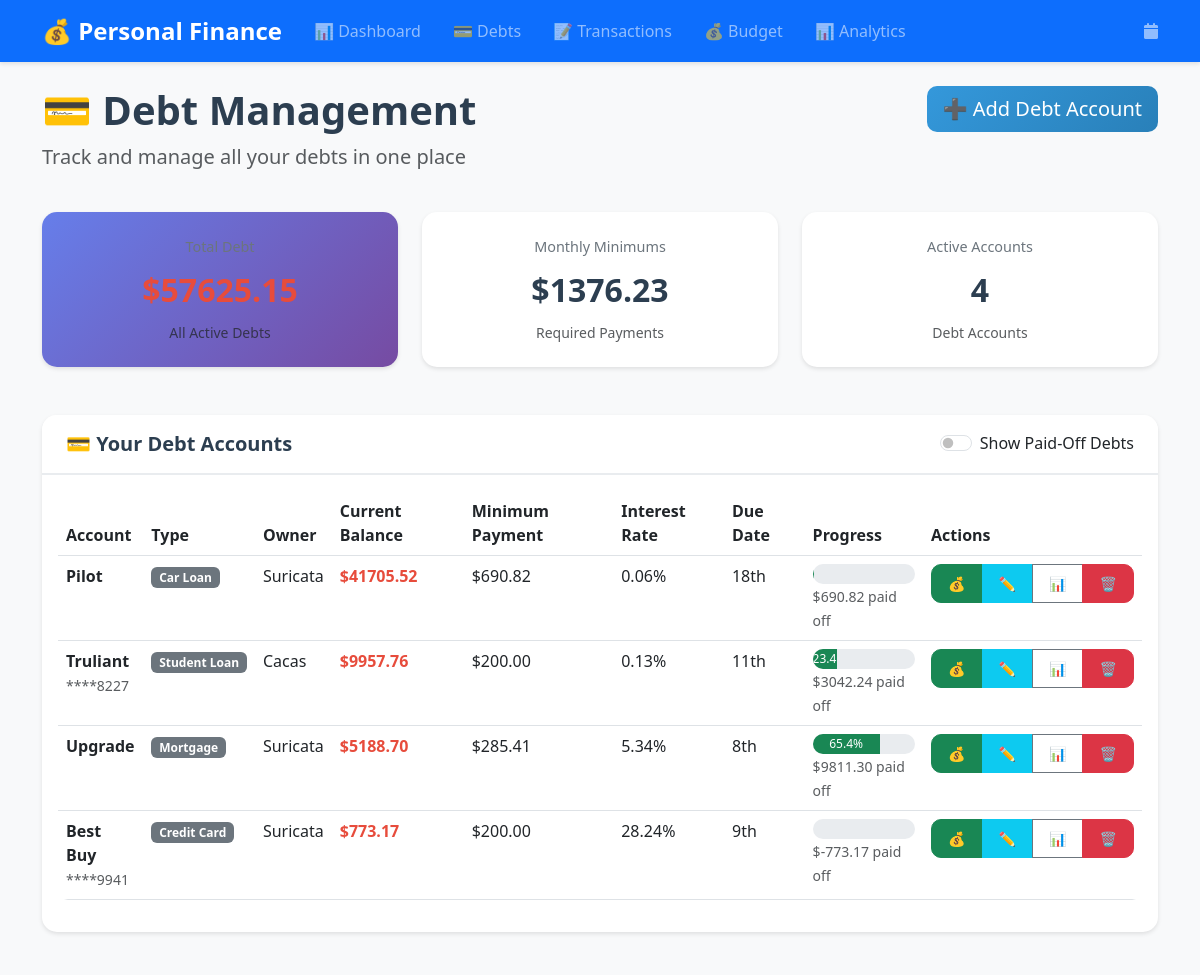
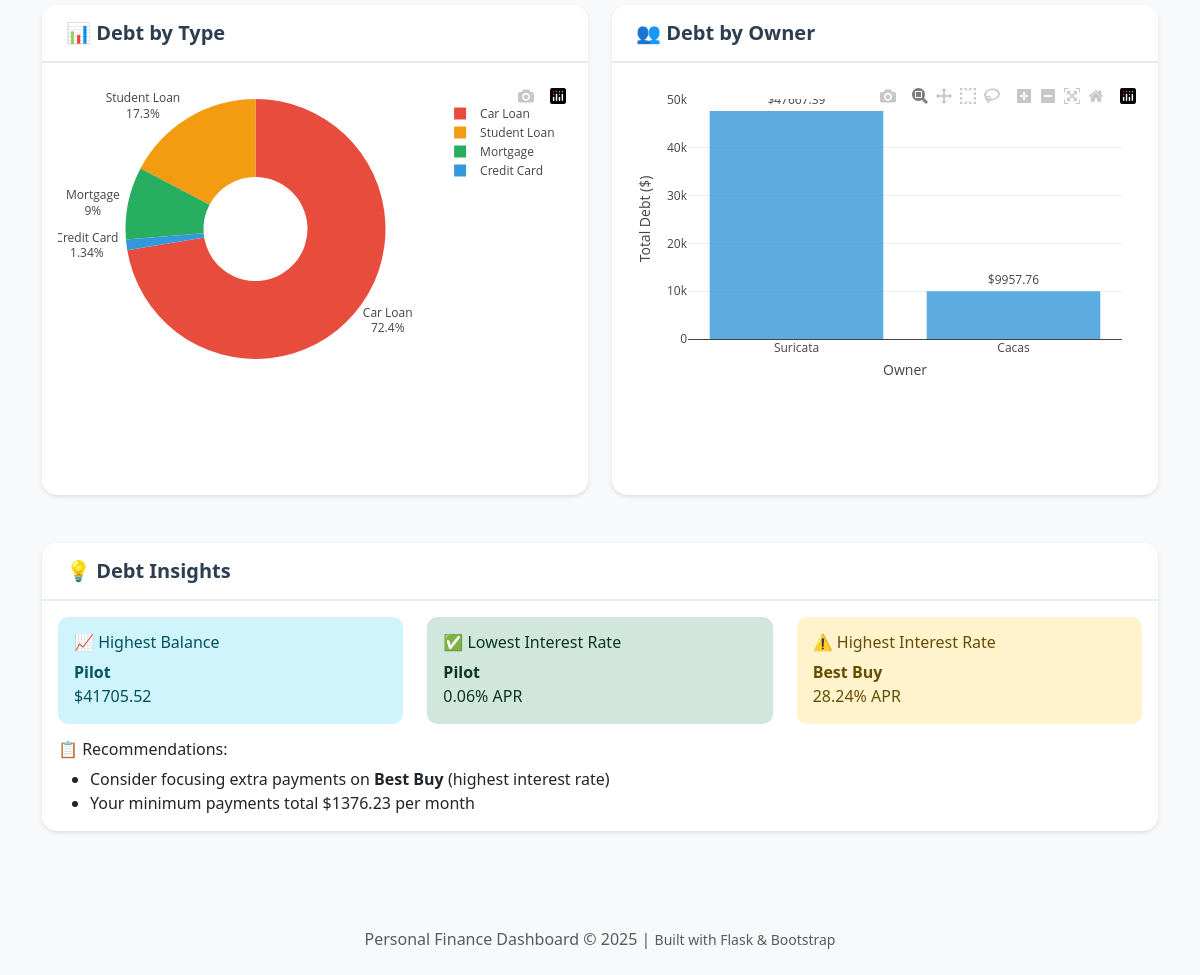
Page /debts/ on the committed database (2 pictures, top to bottom).
### models.py (models this page shows)
class DebtAccount(db.Model):
    __tablename__ = 'debt_accounts'
    id = db.Column(db.Integer, primary_key=True)
    name = db.Column(db.String(100), nullable=False)
    debt_type = db.Column(db.String(50), nullable=False)
    original_balance = db.Column(db.Numeric(10, 2), nullable=False)
    current_balance = db.Column(db.Numeric(10, 2), nullable=False)
    interest_rate = db.Column(db.Numeric(5, 4))
    minimum_payment = db.Column(db.Numeric(10, 2))
    due_date = db.Column(db.Integer)
    owner = db.Column(db.String(50), nullable=False)
    category = db.Column(db.String(100), nullable=False)
    account_number_last4 = db.Column(db.String(4))
    is_active = db.Column(db.Boolean, default=True)
    created_at = db.Column(db.DateTime, default=datetime.utcnow)
    updated_at = db.Column(db.DateTime, default=datetime.utcnow)

### blueprints/debts/routes.py (the view)
@debts_bp.route('/')
def list_debts():
    print("💳 Loading debts page...")
    try:
        show_paid_off = request.args.get('show_paid_off', 'false').lower() == 'true'
        conn = sqlite3.connect('data/personal_finance.db')
        if show_paid_off:
            debts_query = """
            SELECT * FROM debt_accounts
            ORDER BY is_active DESC, current_balance DESC
            """
            print("💳 Loading all debts (including paid-off)...")
        else:
            debts_query = """
            SELECT * FROM debt_accounts
            WHERE is_active = 1
            ORDER BY current_balance DESC
            """
            print("💳 Loading active debts only...")
        debts_df = pd.read_sql_query(debts_query, conn)
        conn.close()
        debts = []
        for _, row in debts_df.iterrows():
            debt_obj = type('DebtAccount', (), {})()
            for col in debts_df.columns:
                setattr(debt_obj, col, row[col])
            debts.append(debt_obj)
        active_debts = [debt for debt in debts if debt.is_active == 1]
        total_debt = sum(float(debt.current_balance) for debt in active_debts)
        total_minimum_payments = sum(float(debt.minimum_payment or 0) for debt in active_debts)
        print(f"💳 Found {len(debts)} debt accounts ({len(active_debts)} active), total: ${total_debt}")
        return render_template('debts.html',
                             debts=debts,
                             total_debt=total_debt,
                             total_minimum_payments=total_minimum_payments,
                             show_paid_off=show_paid_off,
                             active_count=len(active_debts))
    except Exception as e:
        print(f"❌ Error in debts route: {e}")
        import traceback
        traceback.print_exc()
        return render_template('debts.html',
                             debts=[],
                             total_debt=0,
                             total_minimum_payments=0,
                             show_paid_off=False,
                             active_count=0)

### templates/debts.html (shortened to what this page needs)
{% extends "base.html" %}
{% block content %}
<div class="row mb-4">
    <div class="col-md-8">
        <h1 class="display-6 fw-bold text-primary">💳 Debt Management</h1>
        <p class="lead text-muted">Track and manage all your debts in one place</p>
    </div>
    <div class="col-md-4 text-end">
        <a href="{{ url_for('debts.add_debt') }}" class="btn btn-primary btn-lg">
            ➕ Add Debt Account
        </a>
    </div>
</div>
<div class="row mb-4">
    <div class="col-md-4">
        <div class="card metric-card debt-card">
            <div class="metric-label">Total Debt</div>
            <div class="metric-value negative">${{ "%.2f"|format(total_debt) }}</div>
            <small class="text-muted">All Active Debts</small>
        </div>
    </div>
    <div class="col-md-4">
        <div class="card metric-card">
            <div class="metric-label">Monthly Minimums</div>
            <div class="metric-value neutral">${{ "%.2f"|format(total_minimum_payments) }}</div>
            <small class="text-muted">Required Payments</small>
        </div>
    </div>
    <div class="col-md-4">
        <div class="card metric-card">
            <div class="metric-label">Active Accounts</div>
            <div class="metric-value neutral">{{ active_count }}</div>
            <small class="text-muted">Debt Accounts</small>
        </div>
    </div>
</div>
<div class="row">
    <div class="col-12">
        <div class="card">
            <div class="card-header d-flex justify-content-between align-items-center">
                <h5 class="mb-0">💳 Your Debt Accounts</h5>
                <div class="form-check form-switch">
                    <input class="form-check-input"
                           type="checkbox"
                           id="showPaidOffToggle"
                           {{ 'checked' if show_paid_off else '' }}
                           onchange="togglePaidOffDebts(this.checked)">
                    <label class="form-check-label" for="showPaidOffToggle">
                        Show Paid-Off Debts
                    </label>
                </div>
            </div>
            <div class="card-body">
                {% if debts %}
                    <div class="table-responsive">
                        <table class="table table-hover">
                            <thead>
                                <tr>
                                    <th>Account</th>
                                    <th>Type</th>
                                    <th>Owner</th>
                                    <th>Current Balance</th>
                                    <th>Minimum Payment</th>
                                    <th>Interest Rate</th>
                                    <th>Due Date</th>
                                    <th>Progress</th>
                                    <th>Actions</th>
                                </tr>
                            </thead>
                            <tbody>
                                {% for debt in debts %}
                                <tr class="{{ 'table-success' if debt.is_active == 0 else '' }}">
                                    <td>
                                        <div class="d-flex align-items-center gap-2">
                                            <div>
                                                <div class="fw-bold">{{ debt.name }}</div>
                                                {% if debt.account_number_last4 %}
                                                    <small class="text-muted">****{{ debt.account_number_last4 }}</small>
                                                {% endif %}
                                            </div>
                                        </div>
                                    </td>
                                    <td>
                                        <span class="badge bg-secondary">{{ debt.debt_type }}</span>
                                    </td>
                                    <td>{{ debt.owner }}</td>
                                    <td>
                                        {% if debt.is_active == 0 %}
                                            <span class="fw-bold text-success">
                                                ${{ "%.2f"|format(debt.current_balance) }}
                                            </span>
                                        {% else %}
                                            <span class="fw-bold text-danger">
                                                ${{ "%.2f"|format(debt.current_balance) }}
                                            </span>
                                        {% endif %}
                                    </td>
                                    <td>
                                        {% if debt.minimum_payment %}
                                            ${{ "%.2f"|format(debt.minimum_payment) }}
                                        {% else %}
                                            <span class="text-muted">Not set</span>
                                        {% endif %}
                                    </td>
                                    <td>
                                        {% if debt.interest_rate %}
                                            {{ "%.2f"|format(debt.interest_rate * 100) }}%
                                        {% else %}
                                            <span class="text-muted">Not set</span>
                                        {% endif %}
                                    </td>
                                    <td>
                                        {% if debt.due_date %}
                                            {{ debt.due_date }}{{
                                                'st' if debt.due_date == 1 or debt.due_date == 21 or debt.due_date == 31
                                                else 'nd' if debt.due_date == 2 or debt.due_date == 22
                                                else 'rd' if debt.due_date == 3 or debt.due_date == 23
                                                else 'th'
                                            }}
                                        {% else %}
                                            <span class="text-muted">Not set</span>
                                        {% endif %}
                                    </td>
                                    <td>
                                        {% set progress = ((debt.original_balance - debt.current_balance) / debt.original_balance * 100) if debt.original_balance > 0 else 0 %}
                                        <div class="progress" style="height: 20px;">
                                            <div class="progress-bar bg-success"
                                                 role="progressbar"
                                                 style="width: {{ progress }}%"
                                                 aria-valuenow="{{ progress }}"
                                                 aria-valuemin="0"
                                                 aria-valuemax="100">
                                                {{ "%.1f"|format(progress) }}%
                                            </div>
                                        </div>
                                        <small class="text-muted">
                                            ${{ "%.2f"|format(debt.original_balance - debt.current_balance) }} paid off
                                        </small>
                                    </td>
                                    <td>
                                        <div class="btn-group" role="group">
                                            <button class="btn btn-success btn-sm"
                                                    onclick="showPaymentModal({{ debt.id }}, '{{ debt.name }}', {{ debt.current_balance }}, {{ debt.minimum_payment if debt.minimum_payment else 'null' }})"
                                                    title="Make Payment">
                                                💰
                                            </button>
                                            <button class="btn btn-info btn-sm"
                                                    onclick="editDebt({{ debt.id }})"
                                                    title="Edit Account">
                                                ✏️
                                            </button>
                                            <button class="btn btn-outline-secondary btn-sm"
                                                    onclick="showPaymentHistory({{ debt.id }}, '{{ debt.name }}')"
                                                    title="Payment History">
                                                📊
                                            </button>
                                            <button class="btn btn-danger btn-sm"
                                                    onclick="deleteDebt({{ debt.id }}, '{{ debt.name }}')"
                                                    title="Delete Account">
                                                🗑️
                                            </button>
                                        </div>
                                    </td>
                                </tr>
                                {% endfor %}
                            </tbody>
                        </table>
                    </div>
                {% endif %}
            </div>
        </div>
    </div>
</div>
{% if debts %}
<div class="row mt-4">
    <div class="col-md-6">
        <div class="card">
            <div class="card-header">
                <h5 class="mb-0">📊 Debt by Type</h5>
            </div>
            <div class="card-body">
                <div id="debtByTypeChart" class="chart-container" style="height: 300px;"></div>
            </div>
        </div>
    </div>
    <div class="col-md-6">
        <div class="card">
            <div class="card-header">
                <h5 class="mb-0">👥 Debt by Owner</h5>
            </div>
            <div class="card-body">
                <div id="debtByOwnerChart" class="chart-container" style="height: 300px;"></div>
            </div>
        </div>
    </div>
</div>
<div class="row mt-4">
    <div class="col-12">
        <div class="card">
            <div class="card-header">
                <h5 class="mb-0">💡 Debt Insights</h5>
            </div>
            <div class="card-body">
                <div class="row">
                    {% set highest_debt = debts | max(attribute='current_balance') if debts else None %}
                    {% set lowest_rate = debts | selectattr('interest_rate') | min(attribute='interest_rate') if debts else None %}
                    {% set highest_rate = debts | selectattr('interest_rate') | max(attribute='interest_rate') if debts else None %}
                    <div class="col-md-4">
                        <div class="alert alert-info">
                            <h6>📈 Highest Balance</h6>
                            {% if highest_debt %}
                                <strong>{{ highest_debt.name }}</strong><br>
                                ${{ "%.2f"|format(highest_debt.current_balance) }}
                            {% else %}
                                No debts found
                            {% endif %}
                        </div>
                    </div>
                    <div class="col-md-4">
                        <div class="alert alert-success">
                            <h6>✅ Lowest Interest Rate</h6>
                            {% if lowest_rate %}
                                <strong>{{ lowest_rate.name }}</strong><br>
                                {{ "%.2f"|format(lowest_rate.interest_rate * 100) }}% APR
                            {% else %}
                                No rates set
                            {% endif %}
                        </div>
                    </div>
                    <div class="col-md-4">
                        <div class="alert alert-warning">
                            <h6>⚠️ Highest Interest Rate</h6>
                            {% if highest_rate %}
                                <strong>{{ highest_rate.name }}</strong><br>
                                {{ "%.2f"|format(highest_rate.interest_rate * 100) }}% APR
                            {% else %}
                                No rates set
                            {% endif %}
                        </div>
                    </div>
                </div>
                <div class="row">
                    <div class="col-12">
                        <h6>📋 Recommendations:</h6>
                        <ul class="mb-0">
                            {% if highest_rate and lowest_rate and highest_rate.interest_rate > lowest_rate.interest_rate * 1.5 %}
                                <li>Consider focusing extra payments on <strong>{{ highest_rate.name }}</strong> (highest interest rate)</li>
                            {% endif %}
                            {% if total_minimum_payments > 0 %}
                                <li>Your minimum payments total ${{ "%.2f"|format(total_minimum_payments) }} per month</li>
                            {% endif %}
                        </ul>
                    </div>
                </div>
            </div>
        </div>
    </div>
</div>
{% endif %}
{% endblock %}

### rows in the picture
DebtAccount: name "Pilot", debt_type "Car Loan", owner "Suricata", current_balance "41705.52", minimum_payment "690.82", debt.interest_rate*100 "0.06", due_date "18", due_date "th", debt.original_balance-debt.current_balance "690.82", lowest_rate.interest_rate*100 "0.06"
DebtAccount: name "Truliant", account_number_last4 "8227", debt_type "Student Loan", owner "Cacas", current_balance "9957.76", minimum_payment "200.00", debt.interest_rate*100 "0.13", due_date "11", due_date "th", {{ progress }} 23.40184615384615 (drawn), progress "23.4", debt.original_balance-debt.current_balance "3042.24"
DebtAccount: name "Upgrade", debt_type "Mortgage", owner "Suricata", current_balance "5188.70", minimum_payment "285.41", debt.interest_rate*100 "5.34", due_date "8", due_date "th", {{ progress }} 65.40866666666666 (drawn), progress "65.4", debt.original_balance-debt.current_balance "9811.30"
DebtAccount: name "Best Buy", account_number_last4 "9941", debt_type "Credit Card", owner "Suricata", current_balance "773.17", minimum_payment "200.00", debt.interest_rate*100 "28.24", due_date "9", due_date "th", debt.original_balance-debt.current_balance "-773.17", highest_rate.interest_rate*100 "28.24"

### other values in the picture
{{ "%.2f"|format(total_minimum_payments) }} "1376.23"
{{ active_count }} "4"
